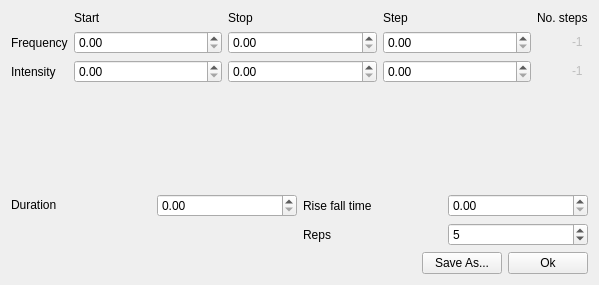
<?xml version="1.0" encoding="UTF-8"?>
<ui version="4.0">
 <class>TuningCurveEditor</class>
 <widget class="QWidget" name="TuningCurveEditor">
  <property name="geometry">
   <rect>
    <x>0</x>
    <y>0</y>
    <width>599</width>
    <height>285</height>
   </rect>
  </property>
  <property name="windowTitle">
   <string>Form</string>
  </property>
  <layout class="QVBoxLayout" name="verticalLayout">
   <item>
    <layout class="QGridLayout" name="gridLayout_2">
     <item row="2" column="2">
      <widget class="SmartSpinBox" name="dbStopSpnbx">
       <property name="maximum">
        <double>120.000000000000000</double>
       </property>
      </widget>
     </item>
     <item row="1" column="2">
      <widget class="SmartSpinBox" name="freqStopSpnbx">
       <property name="maximum">
        <double>250000.000000000000000</double>
       </property>
      </widget>
     </item>
     <item row="2" column="1">
      <widget class="SmartSpinBox" name="dbStartSpnbx">
       <property name="maximum">
        <double>120.000000000000000</double>
       </property>
      </widget>
     </item>
     <item row="1" column="3">
      <widget class="SmartSpinBox" name="freqStepSpnbx">
       <property name="maximum">
        <double>2500000.000000000000000</double>
       </property>
      </widget>
     </item>
     <item row="2" column="0">
      <widget class="QLabel" name="label_18">
       <property name="text">
        <string>Intensity</string>
       </property>
      </widget>
     </item>
     <item row="0" column="2">
      <widget class="QLabel" name="label_27">
       <property name="text">
        <string>Stop</string>
       </property>
      </widget>
     </item>
     <item row="0" column="4">
      <widget class="QLabel" name="label_3">
       <property name="sizePolicy">
        <sizepolicy hsizetype="Fixed" vsizetype="Preferred">
         <horstretch>0</horstretch>
         <verstretch>0</verstretch>
        </sizepolicy>
       </property>
       <property name="text">
        <string>No. steps</string>
       </property>
      </widget>
     </item>
     <item row="1" column="0">
      <widget class="QLabel" name="label_25">
       <property name="sizePolicy">
        <sizepolicy hsizetype="Fixed" vsizetype="Preferred">
         <horstretch>0</horstretch>
         <verstretch>0</verstretch>
        </sizepolicy>
       </property>
       <property name="text">
        <string>Frequency</string>
       </property>
      </widget>
     </item>
     <item row="2" column="3">
      <widget class="SmartSpinBox" name="dbStepSpnbx">
       <property name="maximum">
        <double>120.000000000000000</double>
       </property>
      </widget>
     </item>
     <item row="1" column="4">
      <widget class="QLineEdit" name="freqNstepsLbl">
       <property name="enabled">
        <bool>false</bool>
       </property>
       <property name="sizePolicy">
        <sizepolicy hsizetype="Preferred" vsizetype="Fixed">
         <horstretch>0</horstretch>
         <verstretch>0</verstretch>
        </sizepolicy>
       </property>
       <property name="maximumSize">
        <size>
         <width>50</width>
         <height>16777215</height>
        </size>
       </property>
       <property name="inputMask">
        <string/>
       </property>
       <property name="text">
        <string>-1</string>
       </property>
       <property name="frame">
        <bool>false</bool>
       </property>
       <property name="alignment">
        <set>Qt::AlignRight|Qt::AlignTrailing|Qt::AlignVCenter</set>
       </property>
      </widget>
     </item>
     <item row="0" column="1">
      <widget class="QLabel" name="label_26">
       <property name="text">
        <string>Start</string>
       </property>
      </widget>
     </item>
     <item row="3" column="0">
      <spacer name="verticalSpacer">
       <property name="orientation">
        <enum>Qt::Vertical</enum>
       </property>
       <property name="sizeHint" stdset="0">
        <size>
         <width>20</width>
         <height>40</height>
        </size>
       </property>
      </spacer>
     </item>
     <item row="0" column="3">
      <widget class="QLabel" name="label_28">
       <property name="text">
        <string>Step</string>
       </property>
      </widget>
     </item>
     <item row="1" column="1">
      <widget class="SmartSpinBox" name="freqStartSpnbx">
       <property name="maximum">
        <double>250000.000000000000000</double>
       </property>
      </widget>
     </item>
     <item row="2" column="4">
      <widget class="QLineEdit" name="dbNstepsLbl">
       <property name="enabled">
        <bool>false</bool>
       </property>
       <property name="sizePolicy">
        <sizepolicy hsizetype="Preferred" vsizetype="Fixed">
         <horstretch>0</horstretch>
         <verstretch>0</verstretch>
        </sizepolicy>
       </property>
       <property name="maximumSize">
        <size>
         <width>50</width>
         <height>16777215</height>
        </size>
       </property>
       <property name="text">
        <string>-1</string>
       </property>
       <property name="frame">
        <bool>false</bool>
       </property>
       <property name="alignment">
        <set>Qt::AlignRight|Qt::AlignTrailing|Qt::AlignVCenter</set>
       </property>
      </widget>
     </item>
    </layout>
   </item>
   <item>
    <layout class="QGridLayout" name="gridLayout_3">
     <item row="1" column="3">
      <widget class="QSpinBox" name="nrepsSpnbx">
       <property name="toolTip">
        <string>Number of times to repeat each tone</string>
       </property>
       <property name="minimum">
        <number>1</number>
       </property>
       <property name="maximum">
        <number>100</number>
       </property>
       <property name="value">
        <number>5</number>
       </property>
      </widget>
     </item>
     <item row="0" column="0">
      <widget class="QLabel" name="label_22">
       <property name="sizePolicy">
        <sizepolicy hsizetype="Preferred" vsizetype="Fixed">
         <horstretch>0</horstretch>
         <verstretch>0</verstretch>
        </sizepolicy>
       </property>
       <property name="text">
        <string>Duration</string>
       </property>
      </widget>
     </item>
     <item row="0" column="2">
      <widget class="QLabel" name="label_14">
       <property name="text">
        <string>Rise fall time</string>
       </property>
      </widget>
     </item>
     <item row="0" column="1">
      <widget class="SmartSpinBox" name="durSpnbx">
       <property name="toolTip">
        <string>Tone duration</string>
       </property>
       <property name="maximum">
        <double>3.000000000000000</double>
       </property>
      </widget>
     </item>
     <item row="1" column="2">
      <widget class="QLabel" name="label_31">
       <property name="text">
        <string>Reps</string>
       </property>
      </widget>
     </item>
     <item row="0" column="3">
      <widget class="SmartSpinBox" name="risefallSpnbx">
       <property name="toolTip">
        <string>rise+fall time for stimulus</string>
       </property>
       <property name="maximum">
        <double>3.000000000000000</double>
       </property>
      </widget>
     </item>
    </layout>
   </item>
   <item>
    <layout class="QHBoxLayout" name="horizontalLayout">
     <item>
      <spacer name="horizontalSpacer">
       <property name="orientation">
        <enum>Qt::Horizontal</enum>
       </property>
       <property name="sizeHint" stdset="0">
        <size>
         <width>40</width>
         <height>20</height>
        </size>
       </property>
      </spacer>
     </item>
     <item>
      <widget class="QPushButton" name="saveBtn">
       <property name="toolTip">
        <string comment="Save stimulus template to file"/>
       </property>
       <property name="text">
        <string>Save As...</string>
       </property>
      </widget>
     </item>
     <item>
      <widget class="QPushButton" name="okBtn">
       <property name="text">
        <string>Ok</string>
       </property>
      </widget>
     </item>
    </layout>
   </item>
  </layout>
 </widget>
 <customwidgets>
  <customwidget>
   <class>SmartSpinBox</class>
   <extends>QDoubleSpinBox</extends>
   <header>sparkle.gui.stim.smart_spinbox</header>
  </customwidget>
 </customwidgets>
 <tabstops>
  <tabstop>freqStartSpnbx</tabstop>
  <tabstop>freqStopSpnbx</tabstop>
  <tabstop>freqStepSpnbx</tabstop>
  <tabstop>dbStartSpnbx</tabstop>
  <tabstop>dbStopSpnbx</tabstop>
  <tabstop>dbStepSpnbx</tabstop>
  <tabstop>durSpnbx</tabstop>
  <tabstop>risefallSpnbx</tabstop>
  <tabstop>nrepsSpnbx</tabstop>
  <tabstop>saveBtn</tabstop>
  <tabstop>okBtn</tabstop>
  <tabstop>freqNstepsLbl</tabstop>
  <tabstop>dbNstepsLbl</tabstop>
 </tabstops>
 <resources/>
 <connections>
  <connection>
   <sender>okBtn</sender>
   <signal>clicked()</signal>
   <receiver>TuningCurveEditor</receiver>
   <slot>close()</slot>
   <hints>
    <hint type="sourcelabel">
     <x>527</x>
     <y>258</y>
    </hint>
    <hint type="destinationlabel">
     <x>594</x>
     <y>228</y>
    </hint>
   </hints>
  </connection>
  <connection>
   <sender>nrepsSpnbx</sender>
   <signal>editingFinished()</signal>
   <receiver>TuningCurveEditor</receiver>
   <slot>setStimReps()</slot>
   <hints>
    <hint type="sourcelabel">
     <x>569</x>
     <y>243</y>
    </hint>
    <hint type="destinationlabel">
     <x>247</x>
     <y>245</y>
    </hint>
   </hints>
  </connection>
  <connection>
   <sender>durSpnbx</sender>
   <signal>editingFinished()</signal>
   <receiver>TuningCurveEditor</receiver>
   <slot>setStimDuration()</slot>
   <hints>
    <hint type="sourcelabel">
     <x>176</x>
     <y>204</y>
    </hint>
    <hint type="destinationlabel">
     <x>299</x>
     <y>142</y>
    </hint>
   </hints>
  </connection>
  <connection>
   <sender>risefallSpnbx</sender>
   <signal>editingFinished()</signal>
   <receiver>TuningCurveEditor</receiver>
   <slot>setStimRisefall()</slot>
   <hints>
    <hint type="sourcelabel">
     <x>516</x>
     <y>204</y>
    </hint>
    <hint type="destinationlabel">
     <x>299</x>
     <y>142</y>
    </hint>
   </hints>
  </connection>
  <connection>
   <sender>saveBtn</sender>
   <signal>clicked()</signal>
   <receiver>TuningCurveEditor</receiver>
   <slot>saveStimulus()</slot>
   <hints>
    <hint type="sourcelabel">
     <x>461</x>
     <y>267</y>
    </hint>
    <hint type="destinationlabel">
     <x>479</x>
     <y>279</y>
    </hint>
   </hints>
  </connection>
  <connection>
   <sender>freqStepSpnbx</sender>
   <signal>editingFinished()</signal>
   <receiver>TuningCurveEditor</receiver>
   <slot>submit()</slot>
   <hints>
    <hint type="sourcelabel">
     <x>440</x>
     <y>41</y>
    </hint>
    <hint type="destinationlabel">
     <x>495</x>
     <y>-1</y>
    </hint>
   </hints>
  </connection>
  <connection>
   <sender>dbStepSpnbx</sender>
   <signal>editingFinished()</signal>
   <receiver>TuningCurveEditor</receiver>
   <slot>submit()</slot>
   <hints>
    <hint type="sourcelabel">
     <x>392</x>
     <y>71</y>
    </hint>
    <hint type="destinationlabel">
     <x>386</x>
     <y>-1</y>
    </hint>
   </hints>
  </connection>
 </connections>
 <slots>
  <slot>setStimDuration()</slot>
  <slot>setStimReps()</slot>
  <slot>setStimRisefall()</slot>
  <slot>submit()</slot>
  <slot>setStimSamplerate()</slot>
  <slot>saveStimulus()</slot>
 </slots>
</ui>
